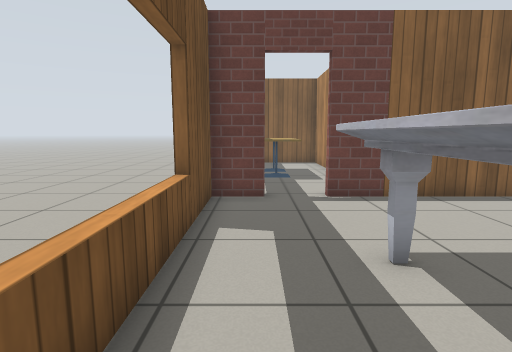
View 1 (above)

16 first-person views from a walk through a robot-simulator world made for Gazebo. The camera is 0.9 m above the floor, tilts 8° down and sees 80° across. The floor is counted in squares, 0.5 m on a side. Each view is taken from the middle of a square. On the plan, view 1 faces up. The plan holds only what a view shows up to about 16 squares ahead; the rest is blank. The robots in the file are not drawn. Gazebo's built-in surfaces are drawn with simple patterns. Some stock models are drawn as simple stand-ins.

View 2
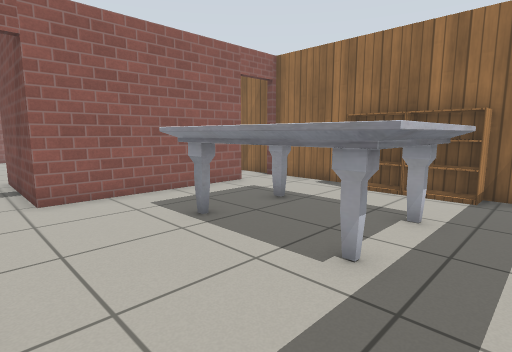

View 3
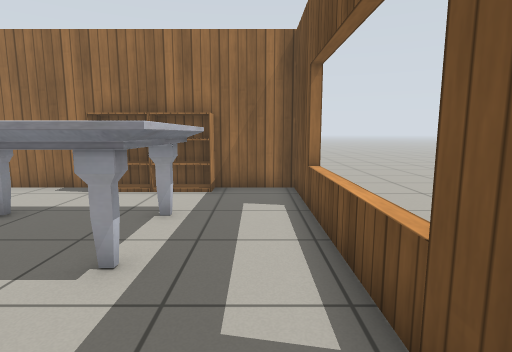

View 4
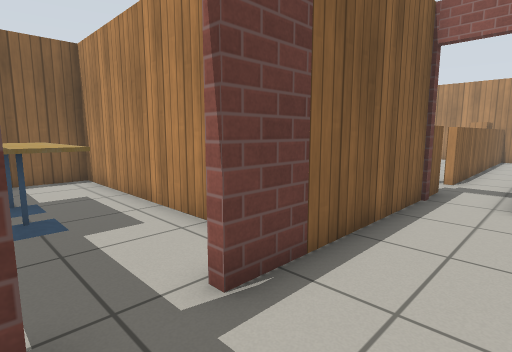

View 5
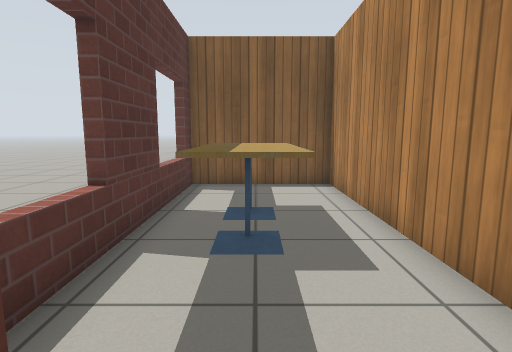

View 6
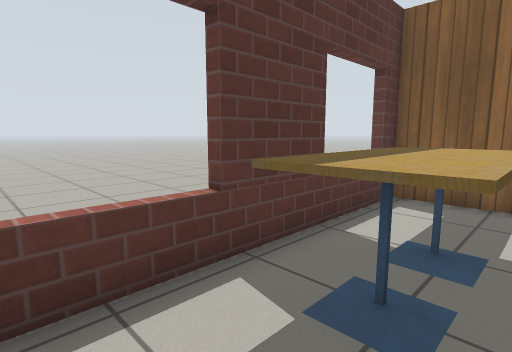

View 7
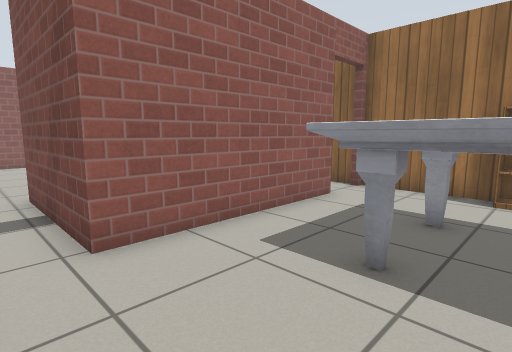

View 8
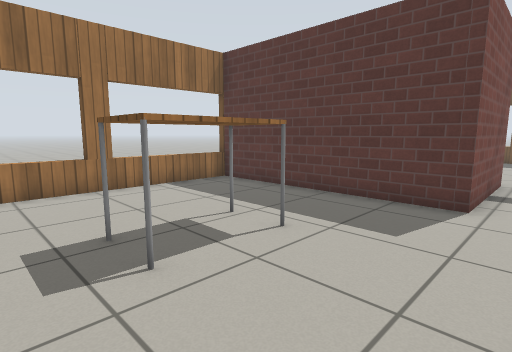

View 9
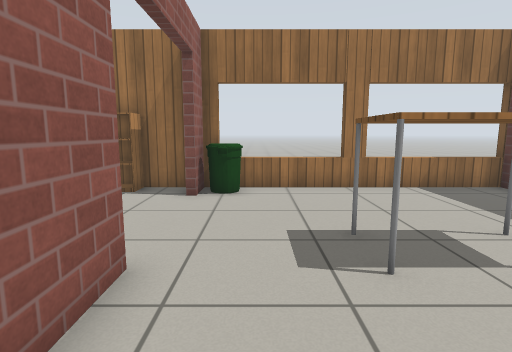

View 10
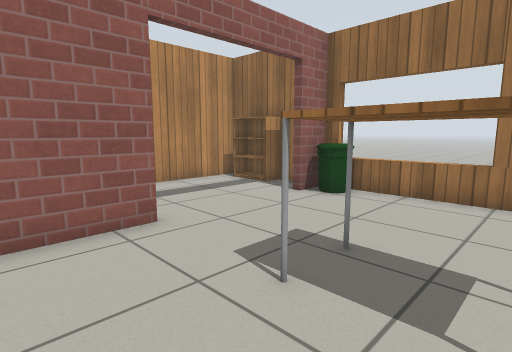

View 11
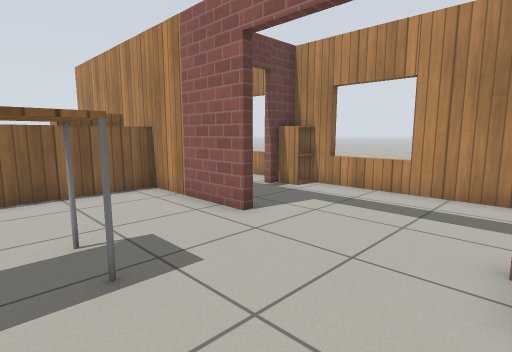

View 12
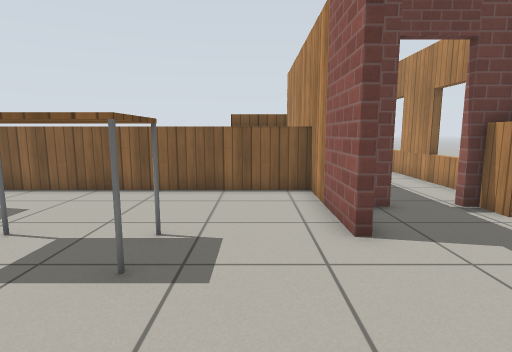

View 13
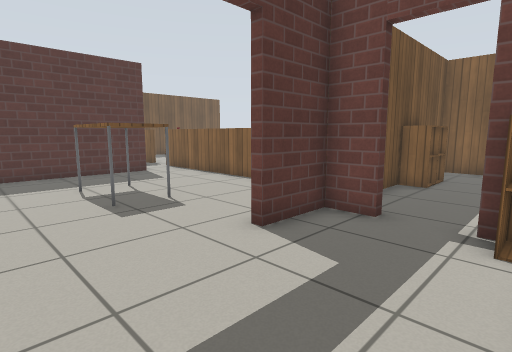

View 14
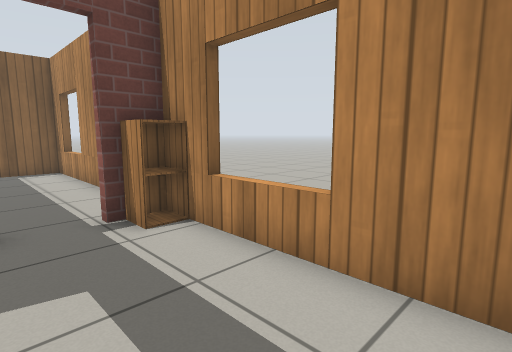

View 15
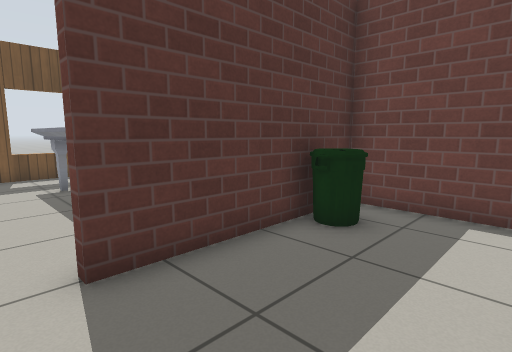

View 16
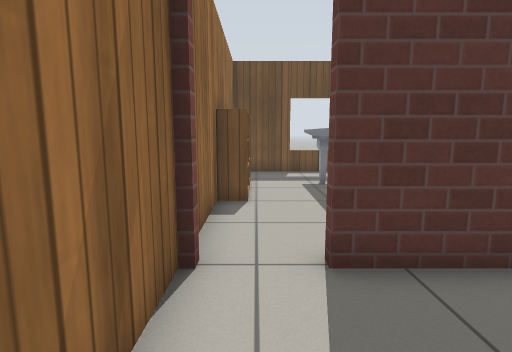

### Floor plan
Ten units are one square. View 1 is at (0, 0); x grows to the right and y downward. Boxes are objects, and circles mark ways between rooms. Rooms are numbered by the first view taken in them; rooms with no view inside come last. Other rooms are left out.
<svg viewBox="-18 -193 308 223">
<path fill="none" stroke="#000" d="M88 0 88 -66M3 -85 -13 -85 -13 20 89 20M90 -85 20 -85M36 -109 36 -188 -13 -188 -13 -101M237 -41 237 -95M126 -66 138 -66 138 24M138 20 237 20 237 7M238 -85 124 -85M243 20 284 20 284 -64M253 -68 253 -64 240 -64 240 -41M91 20 119 20M125 -64 91 -64 91 0M284 -79 284 -160 240 -160 240 -97M105 -85 90 -85M88 -66 126 -66"/>
<rect x="5" y="-45" width="60" height="40" fill="#bbb"><title>marble table</title></rect>
<rect x="15" y="5" width="20" height="20" fill="#bbb"><title>bookshelf</title></rect>
<rect x="35" y="5" width="20" height="20" fill="#bbb"><title>bookshelf</title></rect>
<rect x="-5" y="-135" width="30" height="20" fill="#bbb"><title>cafe table</title></rect>
<rect x="-5" y="-155" width="30" height="20" fill="#bbb"><title>cafe table</title></rect>
<rect x="175" y="-45" width="30" height="20" fill="#bbb"><title>table</title></rect>
<rect x="225" y="5" width="10" height="10" fill="#bbb"><title>bin</title></rect>
<rect x="255" y="5" width="20" height="20" fill="#bbb"><title>bookshelf</title></rect>
<rect x="265" y="-65" width="20" height="10" fill="#bbb"><title>cabinet</title></rect>
<rect x="95" y="-55" width="10" height="20" fill="#bbb"><title>bin</title></rect>
<rect x="245" y="-115" width="10" height="10" fill="#bbb"><title>cabinet</title></rect>
<rect x="245" y="-135" width="10" height="20" fill="#bbb"><title>cabinet</title></rect>
<circle cx="15" cy="-90" r="3" fill="#2a7"/>
<circle cx="90" cy="5" r="3" fill="#2a7"/>
<circle cx="90" cy="-75" r="3" fill="#2a7"/>
<circle cx="240" cy="-20" r="3" fill="#2a7"/>
<circle cx="135" cy="-75" r="3" fill="#2a7"/>
<circle cx="263" cy="-67" r="3" fill="#2a7"/>
<text x="40" y="-30">1</text>
<text x="10" y="-140">2</text>
<text x="190" y="-40">3</text>
<text x="270" y="-20">4</text>
<text x="110" y="-20">5</text>
<text x="260" y="-110">6</text>
<text x="110" y="-80">7</text>
</svg>
Room 1 opens to room 2. Room 1 opens to room 5. Room 1 opens to room 7. Room 3 opens to room 4. Room 3 opens to room 7. Room 4 opens to room 6.

Where each view was taken, in squares from view 1:
view 1: 0 up, 0 right, facing up
view 2: 8 up, 0 right, facing down-right
view 3: 8 up, 0 right, facing down
view 4: 6 up, 0 right, facing up-right
view 5: 8 up, 1 right, facing up
view 6: 10 up, 2 right, facing up-left
view 7: 8 up, 4 right, facing down-right
view 8: 8 up, 22 right, facing down-left
view 9: 8 up, 22 right, facing down
view 10: 7 up, 18 right, facing down-right
view 11: 1 down, 19 right, facing up-right
view 12: 1 down, 22 right, facing up
view 13: 0 up, 28 right, facing up-left
view 14: 0 up, 25 right, facing up-right
view 15: 1 down, 13 right, facing up-left
view 16: 1 down, 13 right, facing left
